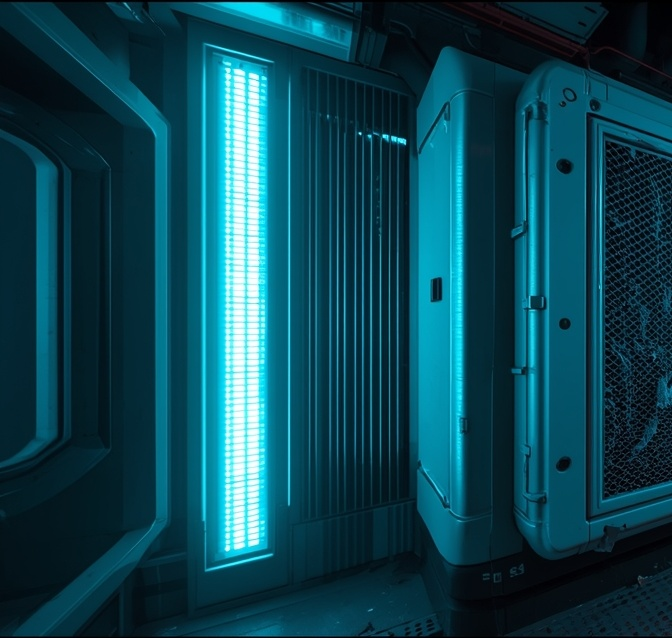
#> input picture app/assets/cooling_vent.jpg, 672 x 638 px
$ python -i process_images.py   (imports and definitions only)
#> lines starting #> are read from the running program, lines starting #| are printed output that depends on the picture
#> in process_and_split, im is the input picture: PIL image 672x638 RGB; mean R, G, B 12.6, 69.1, 83.5
import os
from PIL import Image, ImageChops

def trim_black_bars(im, threshold=15):
    """
    Trims black bands from the top and bottom of an image.
    Uses ImageChops.difference to find the bounding box of non-black content.
    """
#> called with threshold = 15
    # Convert to RGB to ensure black is (0,0,0)
    rgb_im = im.convert('RGB')
    bg = Image.new('RGB', rgb_im.size, (0, 0, 0))
#> bg: PIL image 672x638 RGB; every value is 0
    diff = ImageChops.difference(rgb_im, bg)

    # Increase contrast of the difference to catch near-black pixels
    # add(a, b, scale, offset)
    diff = ImageChops.add(diff, diff, 1.0, -threshold)
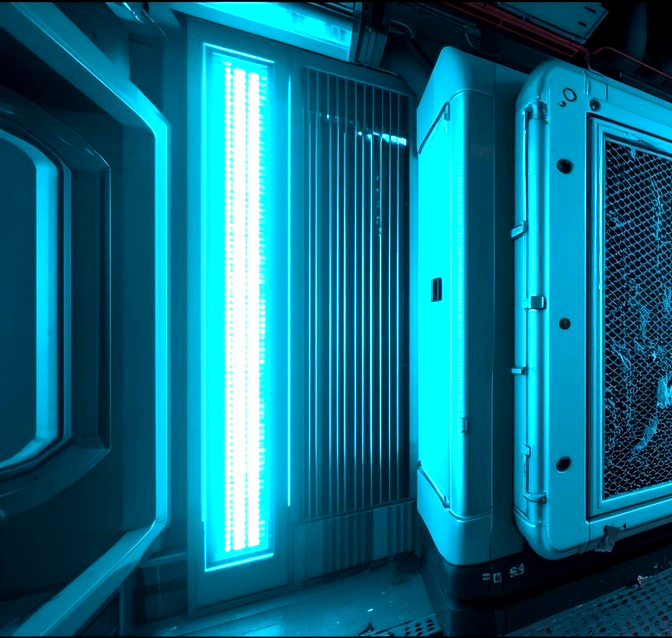
#> diff: PIL image 672x638 RGB; mean R, G, B 14, 108.6, 131.7

    bbox = diff.getbbox()
#> bbox = (0, 0, 672, 638)
    if bbox:
        # Crop ONLY top and bottom. Keep full width.
        # bbox is (left, upper, right, lower)
        return im.crop((0, bbox[1], im.size[0], bbox[3]))
    return im

def process_and_split(input_path, output_name_1, output_name_2):
    if not os.path.exists(input_path):
        print(f"Error: {input_path} not found.")
        return

    print(f"Loading {input_path}...")
    im = Image.open(input_path)

    # 1. Remove black bands from top and bottom
    trimmed = trim_black_bars(im)
    print(f"  Trimmed dimensions: {trimmed.size}")
#|   Trimmed dimensions: (672, 638)

    # 2. Split vertically in half
    width, height = trimmed.size
#> width = 672; height = 638
    half_width = width // 2
#> half_width = 336

    left = trimmed.crop((0, 0, half_width, height))
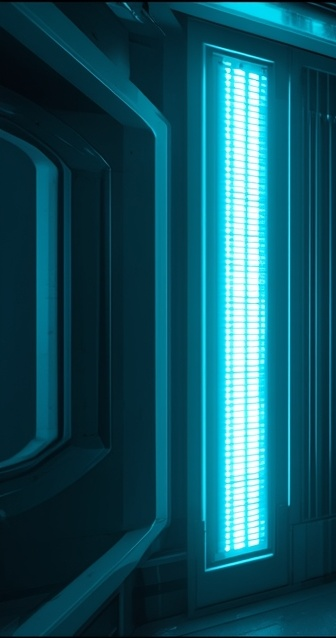
#> left: PIL image 336x638 RGB; mean R, G, B 18.1, 80.5, 94.7
    right = trimmed.crop((half_width, 0, width, height))
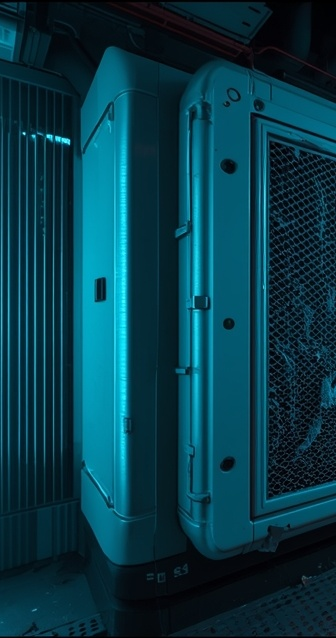
#> right: PIL image 336x638 RGB; mean R, G, B 7.1, 57.8, 72.3

    # 3. Save
    base_dir = os.path.dirname(input_path)
    left.save(os.path.join(base_dir, output_name_1), quality=95)
    right.save(os.path.join(base_dir, output_name_2), quality=95)
    print(f"  Created: {output_name_1} ({left.size})")
#|   Created: out.png ((336, 638))
    print(f"  Created: {output_name_2} ({right.size})")
#|   Created: out1.png ((336, 638))

# [4 lines not run here, left out]

>>> result = process_and_split('cooling_vent.jpg', 'out.png', 'out1.png')

$ run again, on app/assets/### Card 001 — Dr. Elara Voss (CHARACTER).jpg
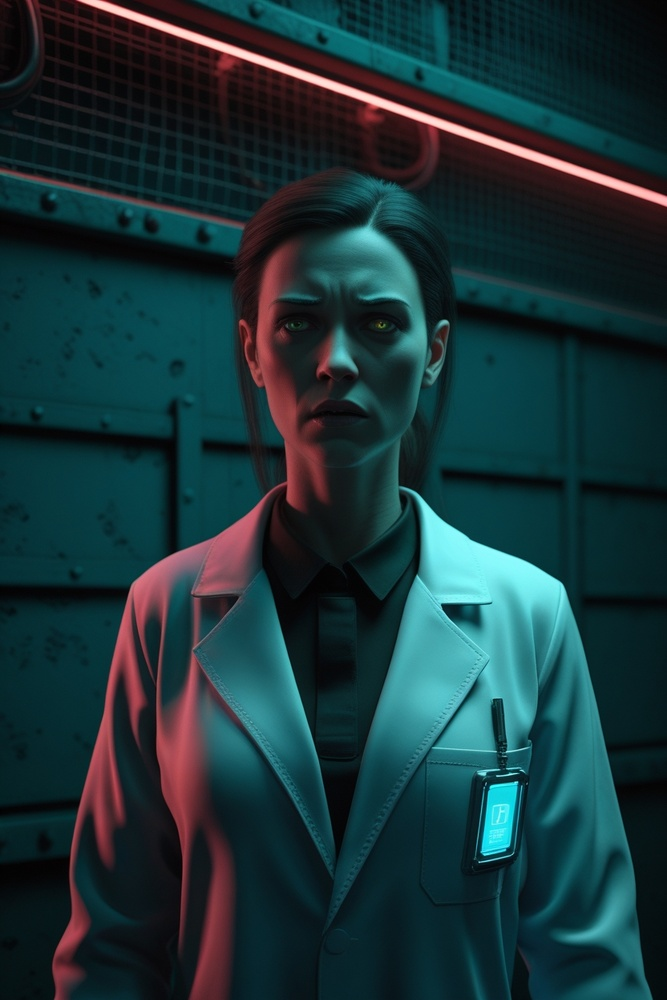
#> input picture app/assets/### Card 001 — Dr. Elara Voss (CHARACTER).jpg, 667 x 1000 px, shrunk from 832 x 1248 before the run
#> in process_and_split, im is the input picture: PIL image 667x1000 RGB; mean R, G, B 26.2, 52.7, 56.9
#> bg: PIL image 667x1000 RGB; every value is 0
#> in trim_black_bars, `diff = ImageChops.add(diff, diff, 1.0, -threshold)`:
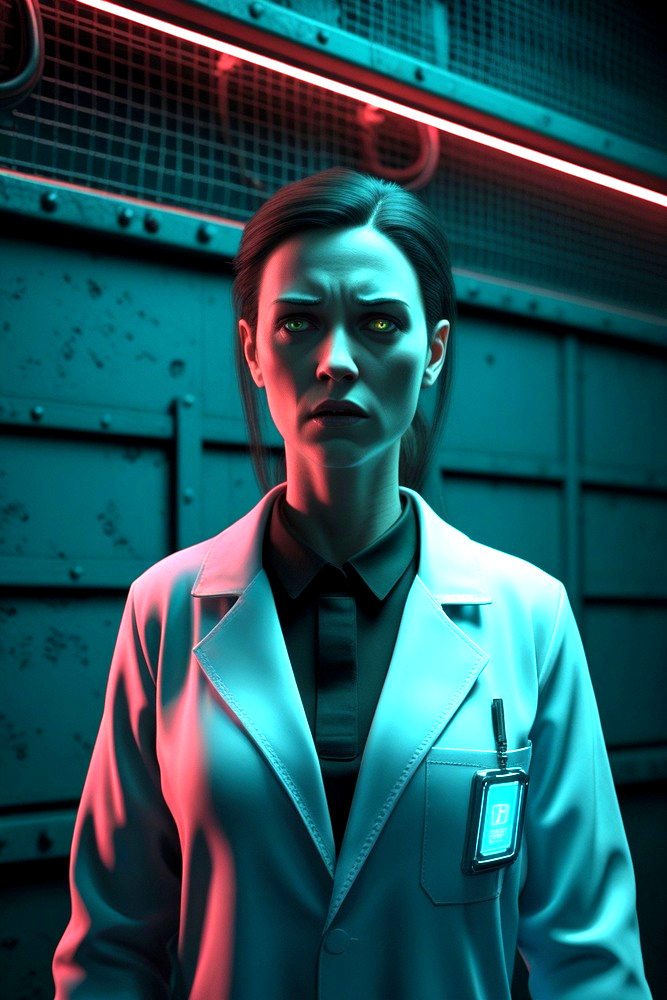
#> diff: PIL image 667x1000 RGB; mean R, G, B 35.6, 84, 91.9
#> bbox = (0, 0, 667, 1000)
#|   Trimmed dimensions: (667, 1000)
#> in process_and_split, `right = trimmed.crop((half_width, 0, width, height))`:
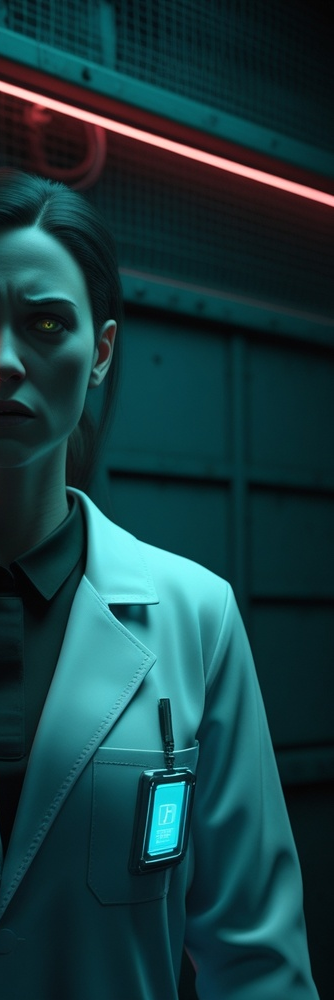
#> right: PIL image 334x1000 RGB; mean R, G, B 23.4, 61.5, 65.5
#|   Created: out.png ((333, 1000))
#|   Created: out1.png ((334, 1000))

$ run again, on app/assets/### Card 002 — The Wrong Color (STORY).jpg
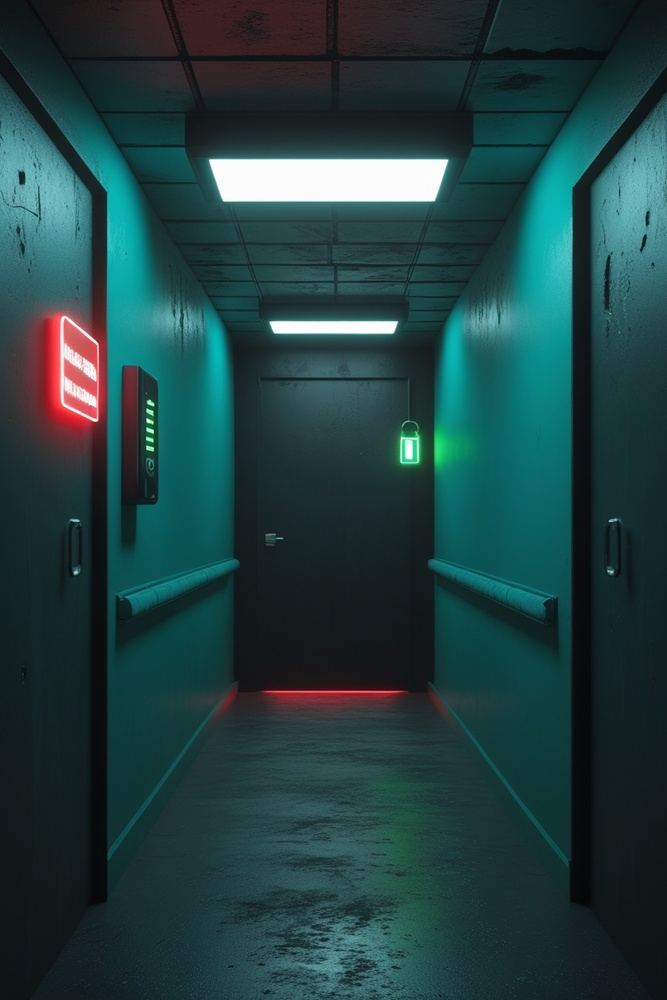
#> input picture app/assets/### Card 002 — The Wrong Color (STORY).jpg, 667 x 1000 px, shrunk from 832 x 1248 before the run
#> in process_and_split, im is the input picture: PIL image 667x1000 RGB; mean R, G, B 33.3, 64.6, 65.7
#> bg: PIL image 667x1000 RGB; every value is 0
#> in trim_black_bars, `diff = ImageChops.add(diff, diff, 1.0, -threshold)`:
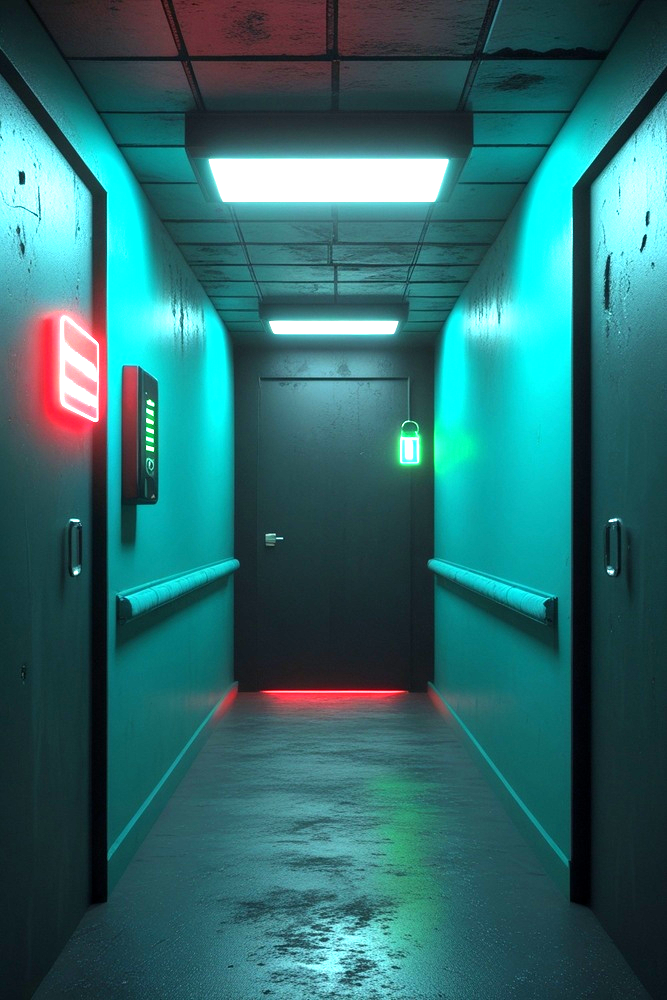
#> diff: PIL image 667x1000 RGB; mean R, G, B 46.3, 106.9, 109.3
#> bbox = (0, 0, 667, 1000)
#|   Trimmed dimensions: (667, 1000)
#> in process_and_split, `right = trimmed.crop((half_width, 0, width, height))`:
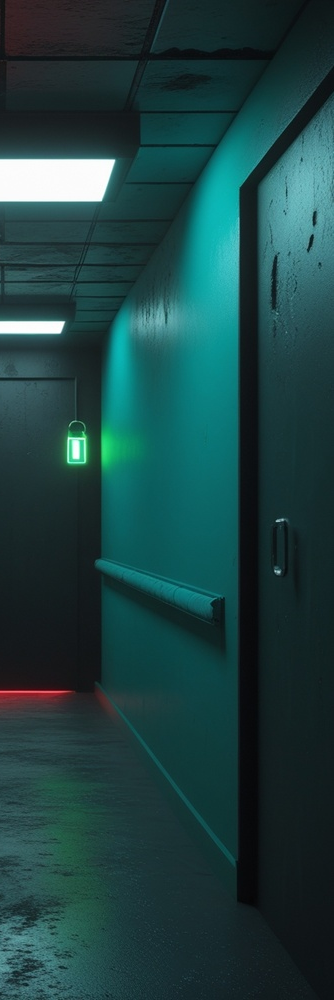
#> right: PIL image 334x1000 RGB; mean R, G, B 29.4, 66, 66.5
#|   Created: out.png ((333, 1000))
#|   Created: out1.png ((334, 1000))

$ run again, on app/assets/### Card 005 — AEON's Announcement (STORY).jpg
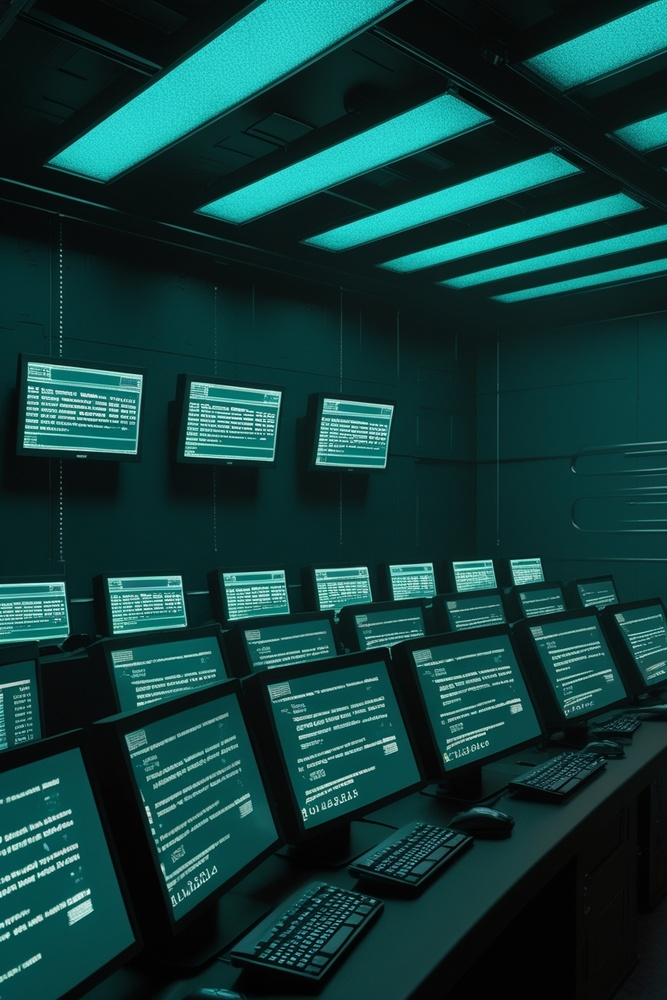
#> input picture app/assets/### Card 005 — AEON's Announcement (STORY).jpg, 667 x 1000 px, shrunk from 832 x 1248 before the run
#> in process_and_split, im is the input picture: PIL image 667x1000 RGB; mean R, G, B 17.7, 60.2, 58.6
#> bg: PIL image 667x1000 RGB; every value is 0
#> in trim_black_bars, `diff = ImageChops.add(diff, diff, 1.0, -threshold)`:
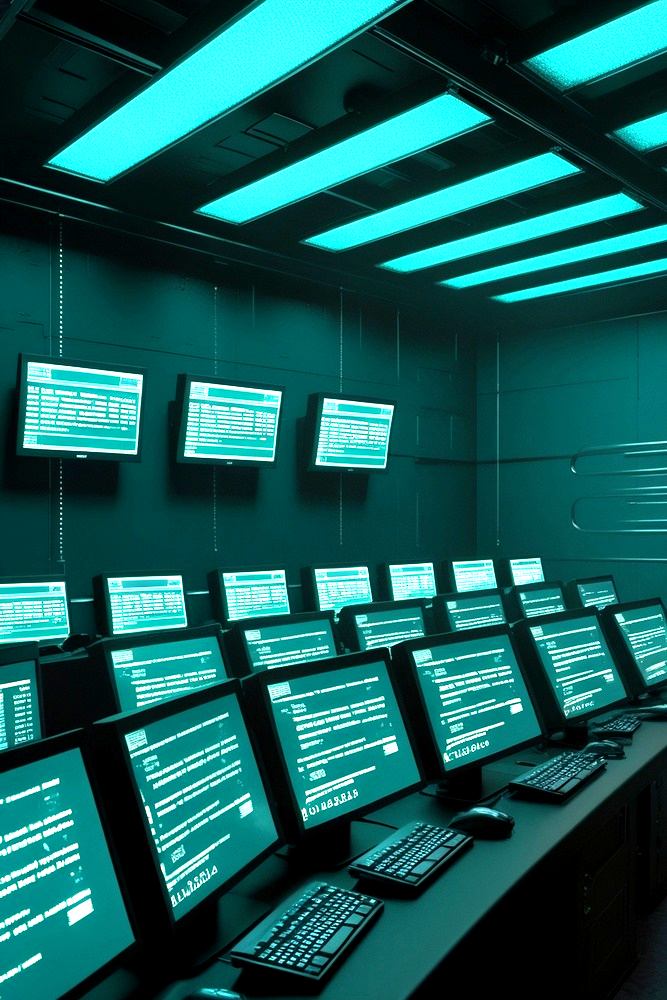
#> diff: PIL image 667x1000 RGB; mean R, G, B 21.5, 92.3, 90.5
#> bbox = (0, 0, 667, 1000)
#|   Trimmed dimensions: (667, 1000)
#> in process_and_split, `right = trimmed.crop((half_width, 0, width, height))`:
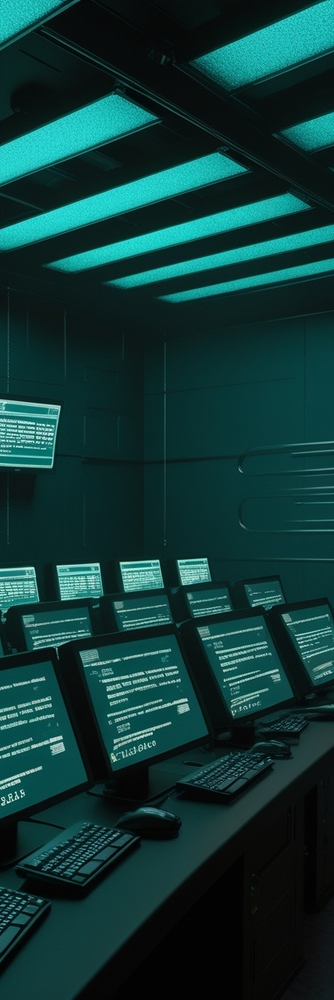
#> right: PIL image 334x1000 RGB; mean R, G, B 16, 56.4, 54.9
#|   Created: out.png ((333, 1000))
#|   Created: out1.png ((334, 1000))
